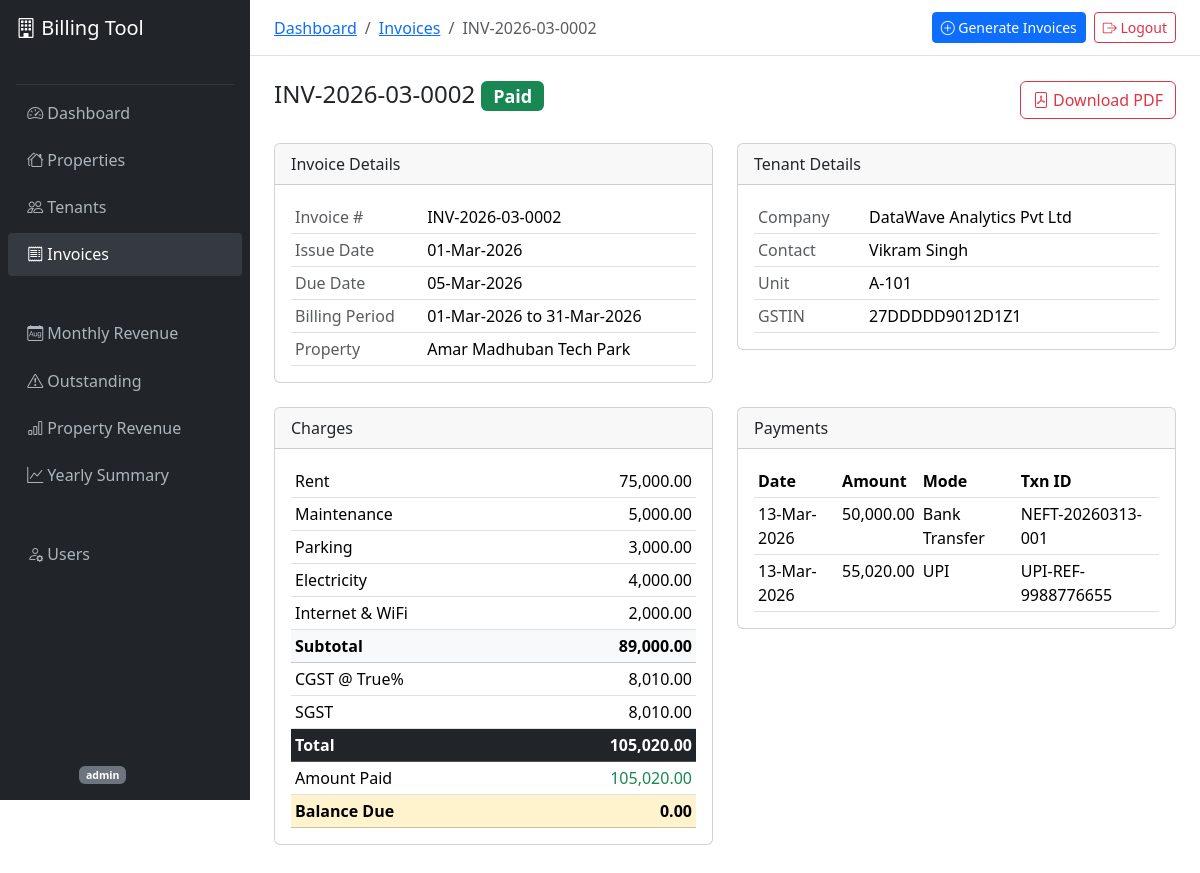
Page /invoices/2/ (signed in) on the committed database.
### accounts/models.py (models this page shows, shortened)
class User(AbstractUser):
    class Role(models.TextChoices):
        ADMIN = 'admin', 'Admin'
        ACCOUNTANT = 'accountant', 'Accountant'
        VIEWER = 'viewer', 'Viewer'
    role = models.CharField(max_length=20, choices=Role.choices, default=Role.VIEWER)
    phone = models.CharField(max_length=15, blank=True)
    def is_accountant(self):
        return self.role in (self.Role.ADMIN, self.Role.ACCOUNTANT)

### invoices/models.py (models this page shows, shortened)
class Invoice(models.Model):
    class Status(models.TextChoices):
        DRAFT = 'draft', 'Draft'
        PENDING = 'pending', 'Pending'
        PAID = 'paid', 'Paid'
        PARTIALLY_PAID = 'partially_paid', 'Partially Paid'
        OVERDUE = 'overdue', 'Overdue'
        CANCELLED = 'cancelled', 'Cancelled'
    invoice_number = models.CharField(max_length=50, unique=True, db_index=True)
    tenant = models.ForeignKey(Tenant, on_delete=models.CASCADE, related_name='invoices')
    property = models.ForeignKey(Property, on_delete=models.CASCADE, related_name='invoices')
    billing_period_start = models.DateField()
    billing_period_end = models.DateField()
    issue_date = models.DateField()
    due_date = models.DateField()
    rent_amount = models.DecimalField(max_digits=12, decimal_places=2)
    maintenance_charges = models.DecimalField(max_digits=10, decimal_places=2, default=0)
    parking_charges = models.DecimalField(max_digits=10, decimal_places=2, default=0)
    electricity_charges = models.DecimalField(max_digits=10, decimal_places=2, default=0)
    other_charges = models.DecimalField(max_digits=10, decimal_places=2, default=0)
    other_charges_description = models.CharField(max_length=200, blank=True)
    subtotal = models.DecimalField(max_digits=12, decimal_places=2)
    gst_percentage = models.DecimalField(max_digits=5, decimal_places=2)
    cgst_amount = models.DecimalField(max_digits=10, decimal_places=2, default=0)
    sgst_amount = models.DecimalField(max_digits=10, decimal_places=2, default=0)
    igst_amount = models.DecimalField(max_digits=10, decimal_places=2, default=0)
    total_gst = models.DecimalField(max_digits=10, decimal_places=2)
    total_amount = models.DecimalField(max_digits=12, decimal_places=2)
    amount_paid = models.DecimalField(max_digits=12, decimal_places=2, default=0)
    balance_due = models.DecimalField(max_digits=12, decimal_places=2)
    status = models.CharField(max_length=20, choices=Status.choices, default=Status.PENDING)
    tenant_name = models.CharField(max_length=200)
    tenant_company = models.CharField(max_length=200)
    tenant_gst = models.CharField(max_length=20, blank=True)
    tenant_unit = models.CharField(max_length=50)
    property_name = models.CharField(max_length=200)
    property_address = models.TextField()
    property_gst = models.CharField(max_length=20, blank=True)
    reminder_sent_before = models.BooleanField(default=False)
    reminder_sent_on_due = models.BooleanField(default=False)
    reminder_sent_after = models.BooleanField(default=False)
    notes = models.TextField(blank=True)
    created_by = models.ForeignKey(
        settings.AUTH_USER_MODEL, on_delete=models.SET_NULL, null=True
    )
    created_at = models.DateTimeField(auto_now_add=True)
    updated_at = models.DateTimeField(auto_now=True)
    class Meta:
        ordering = ['-issue_date', '-invoice_number']
        indexes = [
            models.Index(fields=['status', 'due_date']),
            models.Index(fields=['tenant', 'status']),
            models.Index(fields=['property', 'issue_date']),
            models.Index(fields=['issue_date']),
            models.Index(fields=['billing_period_start', 'tenant']),
        ]

class Payment(models.Model):
    class Mode(models.TextChoices):
        CASH = 'cash', 'Cash'
        CHEQUE = 'cheque', 'Cheque'
        BANK_TRANSFER = 'bank_transfer', 'Bank Transfer'
        UPI = 'upi', 'UPI'
        ONLINE = 'online', 'Online'
        OTHER = 'other', 'Other'
    invoice = models.ForeignKey(Invoice, on_delete=models.CASCADE, related_name='payments')
    amount = models.DecimalField(max_digits=12, decimal_places=2)
    payment_date = models.DateField()
    payment_mode = models.CharField(max_length=20, choices=Mode.choices)
    transaction_id = models.CharField(max_length=100, blank=True)
    remarks = models.TextField(blank=True)
    received_by = models.ForeignKey(
        settings.AUTH_USER_MODEL, on_delete=models.SET_NULL, null=True
    )
    created_at = models.DateTimeField(auto_now_add=True)
    class Meta:
        ordering = ['-payment_date']

### invoices/views.py (the view)
# urls.py: path('<int:pk>/', views.InvoiceDetailView.as_view(), name='invoice_detail'),
class InvoiceDetailView(StaffRequiredMixin, DetailView):
    model = Invoice
    template_name = 'invoices/invoice_detail.html'
    context_object_name = 'invoice'
    def get_context_data(self, **kwargs):
        ctx = super().get_context_data(**kwargs)
        ctx['payments'] = self.object.payments.all()
        ctx['payment_form'] = PaymentForm(initial={'payment_date': date.today()})
        return ctx

### invoices/templates/invoices/invoice_detail.html (shortened to what this page needs)
{% extends "base.html" %}
{% load humanize %}
{% block breadcrumb %}
<li class="breadcrumb-item"><a href="{% url 'dashboard' %}">Dashboard</a></li>
<li class="breadcrumb-item"><a href="{% url 'invoice_list' %}">Invoices</a></li>
<li class="breadcrumb-item active">{{ invoice.invoice_number }}</li>
{% endblock %}
{% block content %}
<div class="d-flex justify-content-between align-items-center mb-4">
    <h4>{{ invoice.invoice_number }}
        <span class="badge bg-{% if invoice.status == 'paid' %}success{% elif invoice.status == 'overdue' %}danger{% elif invoice.status == 'partially_paid' %}warning{% elif invoice.status == 'cancelled' %}secondary{% else %}primary{% endif %}">
            {{ invoice.get_status_display }}
        </span>
    </h4>
    <div class="d-flex gap-2">
        <a href="{% url 'invoice_pdf' invoice.pk %}" class="btn btn-outline-danger" target="_blank"><i class="bi bi-file-pdf"></i> Download PDF</a>
    </div>
</div>
<div class="row mb-4">
    <div class="col-md-6">
        <div class="card">
            <div class="card-header">Invoice Details</div>
            <div class="card-body">
                <table class="table table-sm mb-0">
                    <tr><td class="text-muted">Invoice #</td><td>{{ invoice.invoice_number }}</td></tr>
                    <tr><td class="text-muted">Issue Date</td><td>{{ invoice.issue_date|date:"d-M-Y" }}</td></tr>
                    <tr><td class="text-muted">Due Date</td><td>{{ invoice.due_date|date:"d-M-Y" }}</td></tr>
                    <tr><td class="text-muted">Billing Period</td><td>{{ invoice.billing_period_start|date:"d-M-Y" }} to {{ invoice.billing_period_end|date:"d-M-Y" }}</td></tr>
                    <tr><td class="text-muted">Property</td><td>{{ invoice.property_name }}</td></tr>
                </table>
            </div>
        </div>
    </div>
    <div class="col-md-6">
        <div class="card">
            <div class="card-header">Tenant Details</div>
            <div class="card-body">
                <table class="table table-sm mb-0">
                    <tr><td class="text-muted">Company</td><td>{{ invoice.tenant_company }}</td></tr>
                    <tr><td class="text-muted">Contact</td><td>{{ invoice.tenant_name }}</td></tr>
                    <tr><td class="text-muted">Unit</td><td>{{ invoice.tenant_unit }}</td></tr>
                    <tr><td class="text-muted">GSTIN</td><td>{{ invoice.tenant_gst|default:"-" }}</td></tr>
                </table>
            </div>
        </div>
    </div>
</div>
<div class="row mb-4">
    <div class="col-md-6">
        <div class="card">
            <div class="card-header">Charges</div>
            <div class="card-body">
                <table class="table table-sm mb-0">
                    <tr><td>Rent</td><td class="text-end">{{ invoice.rent_amount|intcomma }}</td></tr>
                    {% if invoice.maintenance_charges %}<tr><td>Maintenance</td><td class="text-end">{{ invoice.maintenance_charges|intcomma }}</td></tr>{% endif %}
                    {% if invoice.parking_charges %}<tr><td>Parking</td><td class="text-end">{{ invoice.parking_charges|intcomma }}</td></tr>{% endif %}
                    {% if invoice.electricity_charges %}<tr><td>Electricity</td><td class="text-end">{{ invoice.electricity_charges|intcomma }}</td></tr>{% endif %}
                    {% if invoice.other_charges %}<tr><td>{{ invoice.other_charges_description|default:"Other" }}</td><td class="text-end">{{ invoice.other_charges|intcomma }}</td></tr>{% endif %}
                    <tr class="table-light"><td><strong>Subtotal</strong></td><td class="text-end"><strong>{{ invoice.subtotal|intcomma }}</strong></td></tr>
                    {% if invoice.cgst_amount %}<tr><td>CGST @ {{ invoice.gst_percentage|floatformat:0|divisibleby:2 }}%</td><td class="text-end">{{ invoice.cgst_amount|intcomma }}</td></tr>{% endif %}
                    {% if invoice.sgst_amount %}<tr><td>SGST</td><td class="text-end">{{ invoice.sgst_amount|intcomma }}</td></tr>{% endif %}
                    <tr class="table-dark"><td><strong>Total</strong></td><td class="text-end"><strong>{{ invoice.total_amount|intcomma }}</strong></td></tr>
                    <tr><td>Amount Paid</td><td class="text-end text-success">{{ invoice.amount_paid|intcomma }}</td></tr>
                    <tr class="table-warning"><td><strong>Balance Due</strong></td><td class="text-end"><strong>{{ invoice.balance_due|intcomma }}</strong></td></tr>
                </table>
            </div>
        </div>
    </div>
    <div class="col-md-6">
        <div class="card">
            <div class="card-header d-flex justify-content-between align-items-center">
                <span>Payments</span>
            </div>
            <div class="card-body">
                <table class="table table-sm mb-0">
                    <thead><tr><th>Date</th><th>Amount</th><th>Mode</th><th>Txn ID</th></tr></thead>
                    <tbody>
                        {% for pmt in payments %}
                        <tr>
                            <td>{{ pmt.payment_date|date:"d-M-Y" }}</td>
                            <td>{{ pmt.amount|intcomma }}</td>
                            <td>{{ pmt.get_payment_mode_display }}</td>
                            <td>{{ pmt.transaction_id|default:"-" }}</td>
                        </tr>
                        {% empty %}
                        <tr><td colspan="4" class="text-center text-muted">No payments recorded.</td></tr>
                        {% endfor %}
                    </tbody>
                </table>
            </div>
        </div>
    </div>
</div>
{% endblock %}

### templates/base.html (shortened to what this page needs)
{% load humanize %}
<!DOCTYPE html>
<html lang="en">
<head>
    <link href="https://cdn.jsdelivr.net/npm/bootstrap@5.3.3/dist/css/bootstrap.min.css" rel="stylesheet">
    <link href="https://cdn.jsdelivr.net/npm/bootstrap-icons@1.11.3/font/bootstrap-icons.min.css" rel="stylesheet">
</head>
<body>
    <nav class="sidebar d-flex flex-column" id="sidebar">
        <div class="p-3 text-white">
            <h5 class="mb-0"><i class="bi bi-building"></i> Billing Tool</h5>
            <small class="text-muted">Property Management</small>
        </div>
        <hr class="text-secondary mx-3 my-1">
        <ul class="nav flex-column">
            <li class="nav-item">
                <a class="nav-link {% if request.resolver_match.url_name == 'dashboard' %}active{% endif %}" href="{% url 'dashboard' %}">
                    <i class="bi bi-speedometer2"></i> Dashboard
                </a>
            </li>
            <li class="nav-item">
                <a class="nav-link {% if 'property' in request.resolver_match.url_name %}active{% endif %}" href="{% url 'property_list' %}">
                    <i class="bi bi-houses"></i> Properties
                </a>
            </li>
            <li class="nav-item">
                <a class="nav-link {% if 'tenant' in request.resolver_match.url_name %}active{% endif %}" href="{% url 'tenant_list' %}">
                    <i class="bi bi-people"></i> Tenants
                </a>
            </li>
            <li class="nav-item">
                <a class="nav-link {% if 'invoice' in request.resolver_match.url_name %}active{% endif %}" href="{% url 'invoice_list' %}">
                    <i class="bi bi-receipt"></i> Invoices
                </a>
            </li>
            <li class="nav-item mt-2">
                <small class="text-muted px-3">REPORTS</small>
            </li>
            <li class="nav-item">
                <a class="nav-link" href="{% url 'report_monthly' %}">
                    <i class="bi bi-calendar-month"></i> Monthly Revenue
                </a>
            </li>
            <li class="nav-item">
                <a class="nav-link" href="{% url 'report_outstanding' %}">
                    <i class="bi bi-exclamation-triangle"></i> Outstanding
                </a>
            </li>
            <li class="nav-item">
                <a class="nav-link" href="{% url 'report_property' %}">
                    <i class="bi bi-bar-chart"></i> Property Revenue
                </a>
            </li>
            <li class="nav-item">
                <a class="nav-link" href="{% url 'report_yearly' %}">
                    <i class="bi bi-graph-up"></i> Yearly Summary
                </a>
            </li>
            {% if user.role == 'admin' %}
            <li class="nav-item mt-2">
                <small class="text-muted px-3">ADMIN</small>
            </li>
            <li class="nav-item">
                <a class="nav-link" href="{% url 'user_list' %}">
                    <i class="bi bi-person-gear"></i> Users
                </a>
            </li>
            {% endif %}
        </ul>
        <div class="mt-auto p-3">
            <div class="text-muted small">
                <i class="bi bi-person-circle"></i> {{ user.get_full_name|default:user.username }}
                <span class="badge bg-secondary">{{ user.role }}</span>
            </div>
        </div>
    </nav>
    <div class="main-content">
        <div class="top-navbar d-flex justify-content-between align-items-center">
            <nav aria-label="breadcrumb">
                <ol class="breadcrumb mb-0">
                    {% block breadcrumb %}{% endblock %}
                </ol>
            </nav>
            <div class="d-flex align-items-center gap-2">
                {% if user.is_accountant %}
                <a href="{% url 'generate_invoices' %}" class="btn btn-sm btn-primary">
                    <i class="bi bi-plus-circle"></i> Generate Invoices
                </a>
                {% endif %}
                <a href="{% url 'logout' %}" class="btn btn-sm btn-outline-danger">
                    <i class="bi bi-box-arrow-right"></i> Logout
                </a>
            </div>
        </div>
        <div class="p-4">
            {% block content %}{% endblock %}
        </div>
    </div>
</body>
</html>

### templates/base.html (style rules this page uses)
body { min-height: 100vh; }
.sidebar { width: 250px; min-height: 100vh; background: #212529; position: fixed; top: 0; left: 0; z-index: 100; transition: transform 0.3s; }
.sidebar .nav-link { color: #adb5bd; padding: 0.6rem 1.2rem; border-radius: 0.25rem; margin: 2px 8px; }
.sidebar .nav-link:hover, .sidebar .nav-link.active { color: #fff; background: #343a40; }
.sidebar .nav-link i { width: 24px; }
.main-content { margin-left: 250px; min-height: 100vh; }
.top-navbar { background: #fff; border-bottom: 1px solid #dee2e6; padding: 0.75rem 1.5rem; }

### rows in the picture
User: role "admin"
Invoice: invoice_number "INV-2026-03-0002", status "Paid", issue_date "01-Mar-2026", due_date "05-Mar-2026", billing_period_start "01-Mar-2026", billing_period_end "31-Mar-2026", property_name "Amar Madhuban Tech Park", tenant_company "DataWave Analytics Pvt Ltd", tenant_name "Vikram Singh", tenant_unit "A-101", tenant_gst "27DDDDD9012D1Z1", rent_amount "75,000.00", maintenance_charges "5,000.00", parking_charges "3,000.00", electricity_charges "4,000.00", other_charges_description "Internet & WiFi", other_charges "2,000.00", subtotal "89,000.00", gst_percentage|divisibleby "True", cgst_amount "8,010.00", sgst_amount "8,010.00", total_amount "105,020.00", amount_paid "105,020.00", balance_due "0.00"
Payment: payment_date "13-Mar-2026", amount "50,000.00", payment_mode "Bank Transfer", transaction_id "NEFT-20260313-001"
Payment: payment_date "13-Mar-2026", amount "55,020.00", payment_mode "UPI", transaction_id "UPI-REF-9988776655"
